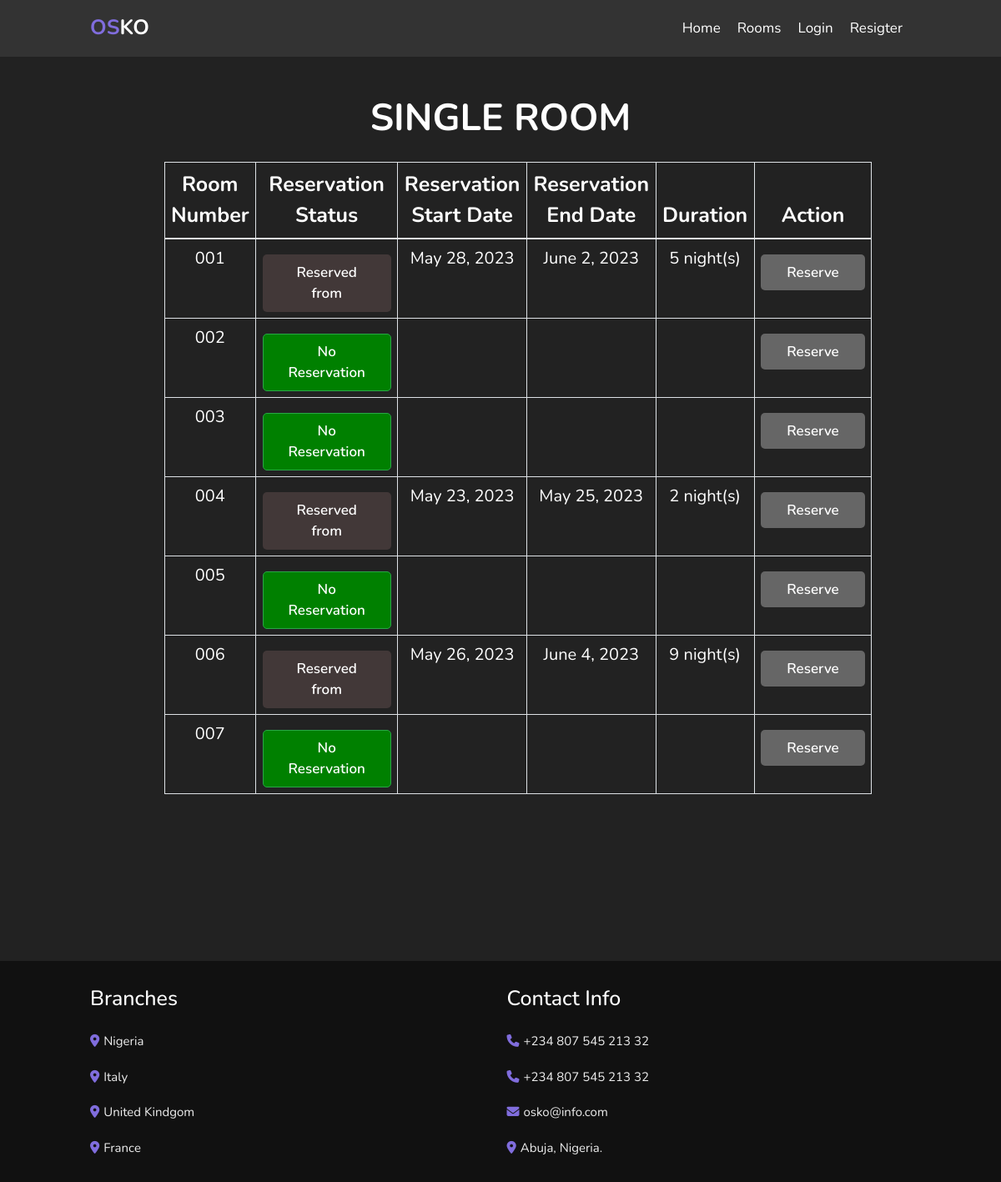
/reservation/room-type/1/, run on the app's committed database.
### hotel/models.py (models this page shows, shortened)
class RoomType(models.Model):
    type_id = models.IntegerField(primary_key=True)
    name = models.CharField(max_length=200)
    description = models.TextField(max_length=2000)
    price = models.IntegerField()
    image = models.ImageField(upload_to='images')

class Room(models.Model):
    room_id = models.IntegerField(default=True, primary_key=True)
    room_number = models.CharField(max_length=10)
    room_type = models.ForeignKey(RoomType, on_delete=models.CASCADE)
    is_available = models.BooleanField(default=True)
    is_occupied = models.BooleanField(default=False)

### reservation/models.py (models this page shows, shortened)
class Reservation(models.Model):
    guest = models.ForeignKey(User, on_delete=models.CASCADE)
    room = models.ForeignKey(Room, on_delete=models.CASCADE)
    start_date = models.DateField()
    start_time = models.TimeField(default=start_time)
    end_date = models.DateField()
    end_time = models.TimeField(default=end_time)
    @property
    def duration(self):
        return (self.end_date - self.start_date).days
    class Meta:
        ordering = ['start_date']

### reservation/views.py (the view)
# urls.py: path('room-type/<int:room_type_id>/', views.room_type_detail, name='room_type_detail'),
def room_type_detail(request, room_type_id):
    room_type = RoomType.objects.get(pk=room_type_id)
    rooms = Room.objects.filter(room_type=room_type)
    reservations = Reservation.objects.all()
    today = date.today()
    return render(request, 'room/room_type_detail.html', {'room_type': room_type, 'rooms': rooms})

### reservation/templates/room/room_type_detail.html (shortened to what this page needs)
{% extends "guest/base.html" %}
{% load static %}
{% block page_content %}
<section class="text-white">
    <br><br><br><br><br>
    <h1 class="heading">{{ room_type.name }}</h1>
    <table class="table table-bordered text-white writing text-center">
        <thead style="font-size: 25px;">
            <tr>
                <th>Room Number</th>
                <th>Reservation Status</th>
                <th>Reservation Start Date</th>
                <th>Reservation End Date</th>
                <th>Duration</th>
                <th>Action</th>
            </tr>
        </thead>
        <tbody style="font-size: 20px;">
            {% for room in rooms %}
            <tr>
                <td>{{ room.room_number }}</td>
                <td>
                    {% if room.reservation_set.exists %}
                    <button class="btn " style="background-color: rgb(66, 56, 56);">Reserved from</button>
                    {% else %}
                    <button class="btn btn-success" style="background-color: green;">No Reservation</button>
                    {% endif %}
                </td>
                <td>
                    {% for reservation in room.reservation_set.all %}
                    {{ reservation.start_date }}
                    <br>
                    {% endfor %}
                </td>
                <td>
                    {% for reservation in room.reservation_set.all %}
                    {{ reservation.end_date }}
                    <br>
                    {% endfor %}
                </td>
                <td>
                    {% for reservation in room.reservation_set.all %}
                    {{ reservation.duration }} night(s)
                    <br>
                    {% endfor %}
                </td>
                <td>
                    <a href="{% url 'make_reservation' room_id=room.pk %}" class="btn">Reserve</a>
                </td>
            </tr>
            {% empty %}
            <tr>
                <td colspan="4">No rooms available for this room type.</td>
            </tr>
            {% endfor %}
        </tbody>
    </table>
</section>
<br><br><br><br><br><br><br><br><br><br>
{% endblock %}

### hotel/static/css/style.css (style rules this page uses)
:root { --main-color: #806ddd; }
* { font-family: 'Nunito', sans-serif; margin: 0; padding: 0; box-sizing: border-box; outline: none; border: none; text-decoration: none; transition: .2s linear; }
html { font-size: 62.5%; overflow-x: hidden; scroll-padding-top: 7rem; scroll-behavior: smooth; }
body { background: #222; }
section { padding: 2rem 9%; }
.btn { margin-top: 1rem; display: inline-block; padding: 0.8rem 3rem; font-size: 1.7rem; border-radius: 0.5rem; background: #666; color: #fff; cursor: pointer; font-weight: 600; }
.heading { text-align: center; padding-bottom: 2rem; color: #fff; font-size: 4.5rem; text-transform: uppercase; font-weight: bold; }

### data on the page
RoomType: name "SINGLE ROOM"
Room: room_number "001", shows "Reserved from"
Reservation: start_date "May 28, 2023", end_date "June 2, 2023", duration "5"
Room: room_number "002", shows "No Reservation"
Room: room_number "003", shows "No Reservation"
Room: room_number "004", shows "Reserved from"
Reservation: start_date "May 23, 2023", end_date "May 25, 2023", duration "2"
Room: room_number "005", shows "No Reservation"
Room: room_number "006", shows "Reserved from"
Reservation: start_date "May 26, 2023", end_date "June 4, 2023", duration "9"
Room: room_number "007", shows "No Reservation"
